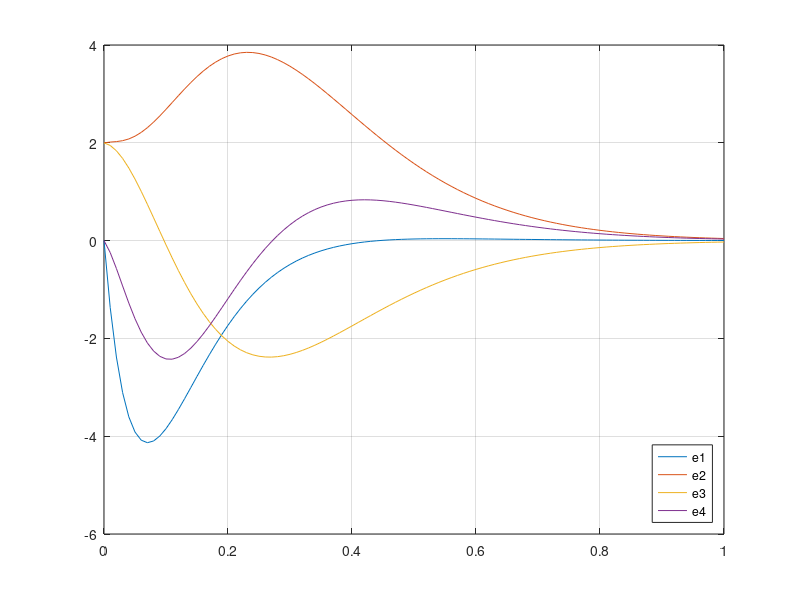

Here is the MATLAB script that generated this plot:
%% -*- texinfo -*-
%% Figure 7: Full-order observer estimation errors e(t) = x(t) - xhat(t) for
%% the aircraft example.

% ===============================================================================
% Aircraft Simulation Example             Lukas Reichlin             October 2015
% ===============================================================================
% Reference:
% Verica Radisavljevic-Gajic:
% Full- and Reduced-Order Linear Observer Implementations in Matlab/Simulink.
% IEEE Control Systems Magazine, Vol. 35, No. 5, pp. 91-101, October 2015
% Digital Object Identifier 10.1109/MCS.2015.2449691
% ===============================================================================


% Tabula Rasa
clear all, close all, clc


% Plant
A = [ -0.01357      -32.2          -46.3            0
       0.00012        0              1.214          0
      -0.0001212      0             -1.214          1
       0.00057        0             -9.1           -0.6696  ];

B = [ -0.433;
       0.1394;
      -0.1394;
      -0.1577   ];

C = [  0              0              0              1
       1              0              0              0       ];

D = [  0
       0        ];

x0 = [ 2
       2
       2
       2        ];
 
sys = ss (A, B, C, D);
sys = set (sys, 'inputname', 'u', 'outputname', 'y', 'statename', 'x')


% Controller
lambda_sys_desired = [ -0.5   -1+1j   -1-1j   -2  ]

F = place (sys, lambda_sys_desired)

ctrl = ss (-F);
ctrl = set (ctrl, 'inputname', 'xhat', 'outputname', 'u')


% Observer
lambda_obs_desired = [ -10    -11     -12     -13 ]

K = place (sys.', lambda_obs_desired).'

obs = ss (A-K*C, [B, K]);
obs = set (obs, 'inputname', {'u', 'y1', 'y2'}, 'outputname', 'xhat', 'statename', 'xhat')


% Entire System
N = connect (sys, ctrl, obs, 'u', {'y1', 'y2'})


% Initial Conditions
y0 = C * x0;
x0hat = pinv (C.' * C) * C.' * y0;


% Simulation
figure (1)
[Y, T, X] = initial (N, [x0; x0hat], 1);
ERR = X(:, 1:4) - X(:, 5:8);
plot (T, ERR)
grid on
legend ('e1', 'e2', 'e3', 'e4', 'location', 'southeast')


% ===============================================================================
